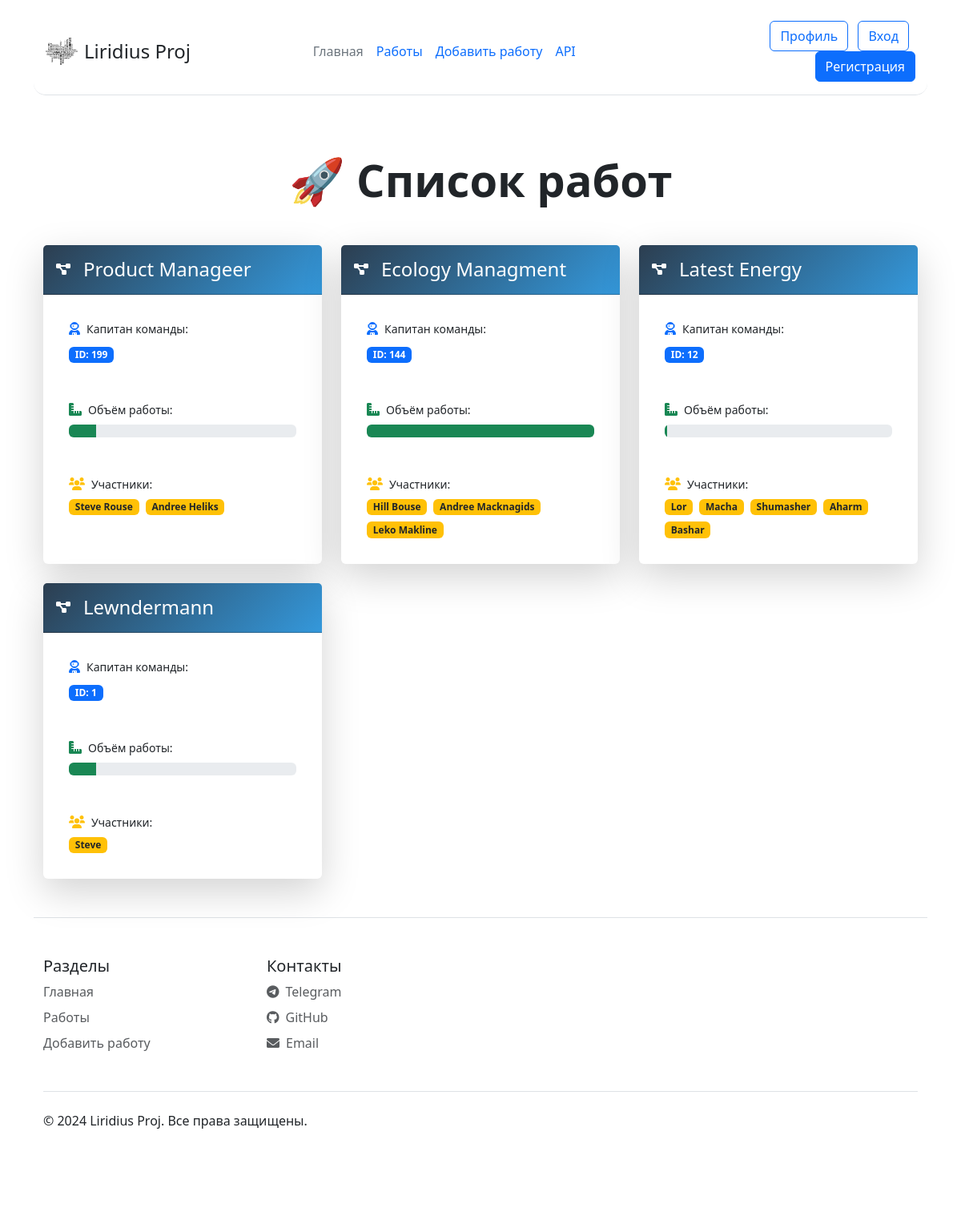
The app's page /jobs_vision (signed in), older data.
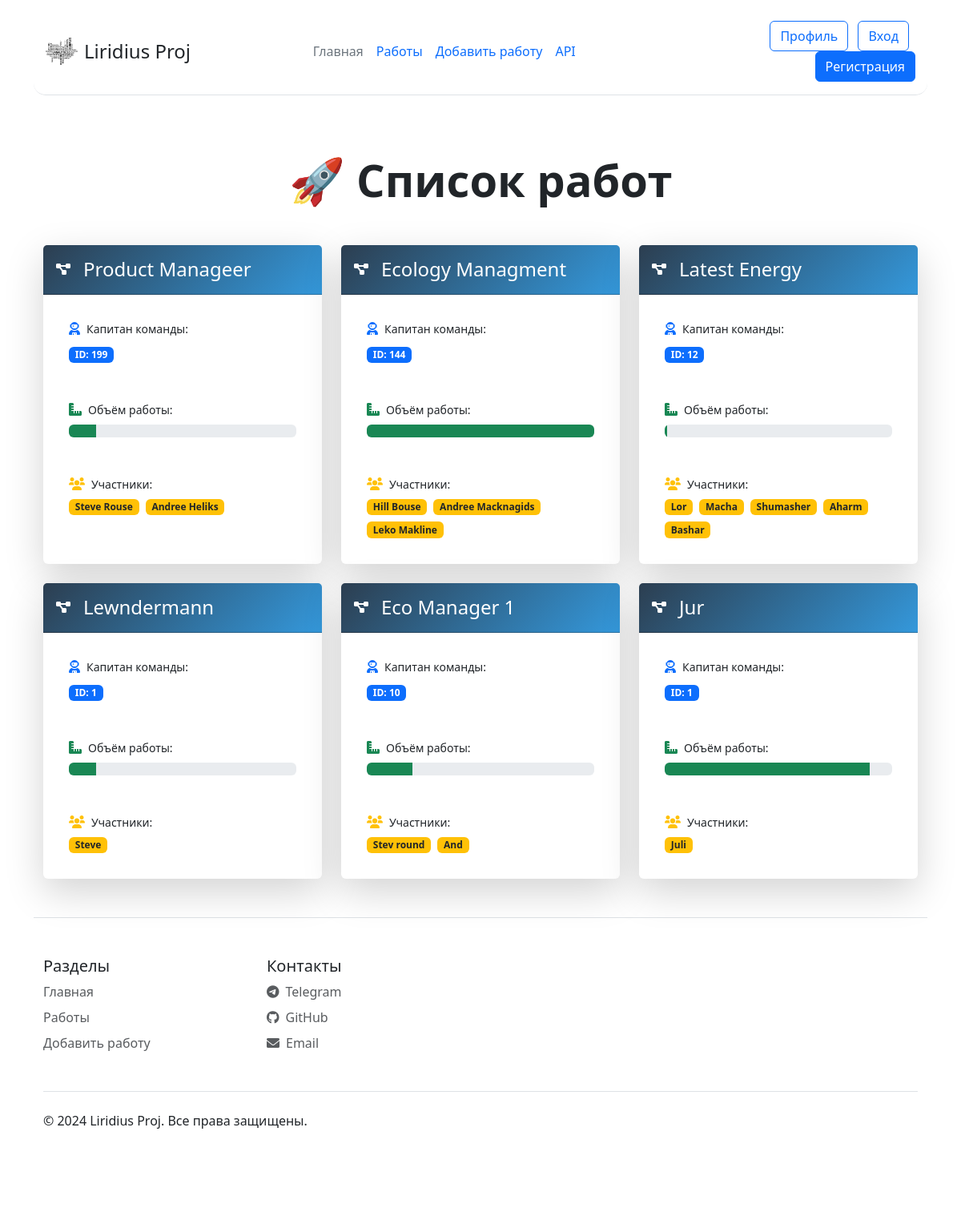
The same page, newer data.
### data/models.py (models this page shows, shortened)
class Jobs(db.Model, SerializerMixin):
    __tablename__ = 'jobs'
    id = db.Column(db.Integer, primary_key=True)
    Job_Title = db.Column(db.String(80), nullable=False)
    Team_lead_id = db.Column(db.Integer, nullable=False)
    Work_Size = db.Column(db.Integer, nullable=False)
    Collaborators = db.Column(db.String(80), nullable=False)
    finish = db.Column(db.Boolean, nullable=False)

### app.py (the view)
@app.route("/jobs_vision")
@login_required
def jobs_vision():
    jobs = Jobs.query.all()
    return render_template("jobs_list.html", jobs=jobs)

### app.py (called while the page is built)
@log_m.user_loader
def load_user(user_id):
    return db.session.get(User, user_id)

### templates/jobs_list.html (shortened to what this page needs)
{% extends "base.html" %}
{% block content %}
<div class="container py-5">
    <h1 class="text-center mb-5 display-4 fw-bold">🚀 Список работ</h1>
    <div class="row g-4">
        {% for job in jobs %}
        <div class="col-lg-4 col-md-6" style="animation-delay: {{ loop.index * 0.1 }}s;">
            <div class="job-card card h-100 border-0 shadow-lg">
                <div class="card-header text-white py-3">
                    <div class="d-flex align-items-center">
                        <i class="fas fa-project-diagram floating-icon me-3"></i>
                        <h4 class="mb-0">{{ job.Job_Title }}</h4>
                    </div>
                </div>
                <div class="card-body position-relative">
                    <div class="info-badge p-3 mb-3">
                        <div class="d-flex align-items-center mb-2">
                            <i class="fas fa-user-astronaut text-primary me-2"></i>
                            <span class="small">Капитан команды:</span>
                        </div>
                        <span class="badge bg-primary">ID: {{ job.Team_lead_id }}</span>
                    </div>
                    <div class="info-badge p-3 mb-3">
                        <div class="d-flex align-items-center mb-2">
                            <i class="fas fa-ruler-combined text-success me-2"></i>
                            <span class="small">Объём работы:</span>
                        </div>
                        <div class="progress">
                            <div class="progress-bar bg-success"
                                 role="progressbar"
                                 style="width: {{ job.Work_Size }}%"
                                 aria-valuenow="{{ job.Work_Size }}"
                                 aria-valuemin="0"
                                 aria-valuemax="100">
                            </div>
                        </div>
                    </div>
                    <div class="info-badge p-3">
                        <div class="d-flex align-items-center mb-2">
                            <i class="fas fa-users text-warning me-2"></i>
                            <span class="small">Участники:</span>
                        </div>
                        <div class="d-flex flex-wrap gap-2">
                            {% for collaborator in job.Collaborators.split(',') %}
                            <span class="badge bg-warning text-dark">{{ collaborator }}</span>
                            {% endfor %}
                        </div>
                    </div>
                </div>
            </div>
        </div>
        {% endfor %}
    </div>
</div>
{% endblock %}

### templates/base.html (shortened to what this page needs)
<!DOCTYPE html>
<html lang="en">
<head>
    <link rel="stylesheet" href="{{ url_for('static', filename='css/main.css')}}">
    <link href="https://cdn.jsdelivr.net/npm/bootstrap@5.3.3/dist/css/bootstrap.min.css" rel="stylesheet"
>
    <link rel="stylesheet" href="https://cdnjs.cloudflare.com/ajax/libs/font-awesome/6.0.0/css/all.min.css">
</head>
<body>
    <div class="container">
        <header
            class="d-flex flex-wrap align-items-center justify-content-center justify-content-md-between py-3 mb-4 border-bottom">
            <div class="d-flex align-items-center">
                <img src="{{ url_for('static', filename='img/logo.svg') }}" alt="Logo" class="me-2" width="40">
                <span class="fs-4">Liridius Proj</span>
            </div>
            <ul class="nav col-12 col-md-auto mb-2 justify-content-center mb-md-0">
                <li><a href="/" class="nav-link px-2 link-secondary">Главная</a></li>
                <li><a href="/jobs_vision" class="nav-link px-2">Работы</a></li>
                <li><a href="/addjob" class="nav-link px-2">Добавить работу</a></li>
                <li><a href="/create_api_key" class="nav-link px-2">API</a></li>
            </ul>
            <div class="col-md-3 text-end">
                <a href="/profile" class="btn btn-outline-primary me-2">Профиль</a>
                <a href="/login" class="btn btn-outline-primary me-2">Вход</a>
                <a href="/register" class="btn btn-primary">Регистрация</a>
            </div>
        </header>
        {% block content %}{% endblock %}
        <footer class="border-top">
            <div class="container py-5">
                <div class="row">
                    <div class="col-6 col-md-3 mb-3">
                        <h5>Разделы</h5>
                        <ul class="nav flex-column">
                            <li class="nav-item mb-2"><a href="/" class="nav-link p-0 text-muted">Главная</a></li>
                            <li class="nav-item mb-2"><a href="/jobs_vision" class="nav-link p-0 text-muted">Работы</a>
                            </li>
                            <li class="nav-item mb-2"><a href="/addjob" class="nav-link p-0 text-muted">Добавить
                                    работу</a></li>
                        </ul>
                    </div>
                    <div class="col-6 col-md-3 mb-3">
                        <h5>Контакты</h5>
                        <ul class="nav flex-column">
                            <li class="nav-item mb-2"><a href="#" class="nav-link p-0 text-muted"><i
                                        class="fab fa-telegram me-2"></i>Telegram</a></li>
                            <li class="nav-item mb-2"><a href="#" class="nav-link p-0 text-muted"><i
                                        class="fab fa-github me-2"></i>GitHub</a></li>
                            <li class="nav-item mb-2"><a href="#" class="nav-link p-0 text-muted"><i
                                        class="fas fa-envelope me-2"></i>Email</a></li>
                        </ul>
                    </div>
                </div>
                <div class="d-flex justify-content-between py-4 my-4 border-top">
                    <p>&copy; 2024 Liridius Proj. Все права защищены.</p>
                </div>
            </div>
        </footer>
    </div>
</body>
</html>

### static/css/main.css (style rules this page uses)
header { border-radius: 15px; padding: 15px; margin-top: 10px; }

### templates/base.html (style rules this page uses)
.btn-outline-primary, .btn-primary { transition: transform 0.2s ease, box-shadow 0.2s ease; position: relative; overflow: hidden; }

### templates/jobs_list.html (style rules this page uses)
.job-card { animation: cardEntrance 0.6s ease forwards; opacity: 0; transition: all 0.3s cubic-bezier(0.25, 0.46, 0.45, 0.94); }
.card-header { position: relative; overflow: hidden; background: linear-gradient(135deg, #2c3e50, #3498db); }
.card-header::after { content: ''; position: absolute; bottom: 0; left: 0; width: 100%; height: 3px; background: #e74c3c; transform: scaleX(0); transition: transform 0.3s ease; }
.info-badge { background: rgba(255, 255, 255, 0.1); backdrop-filter: blur(5px); border-radius: 8px; transition: all 0.3s ease; }
.floating-icon { animation: float 3s ease-in-out infinite; }

Row changes from the older to the newer data that the page shows:
added Jobs: Job_Title "Eco Manager 1", Team_lead_id "10", Work_Size 20 (drawn), collaborator "Stev round" "And", shown under "🚀 Список работ"
added Jobs: Job_Title "Jur", Team_lead_id "1", Work_Size 90 (drawn), Collaborators "Juli"
